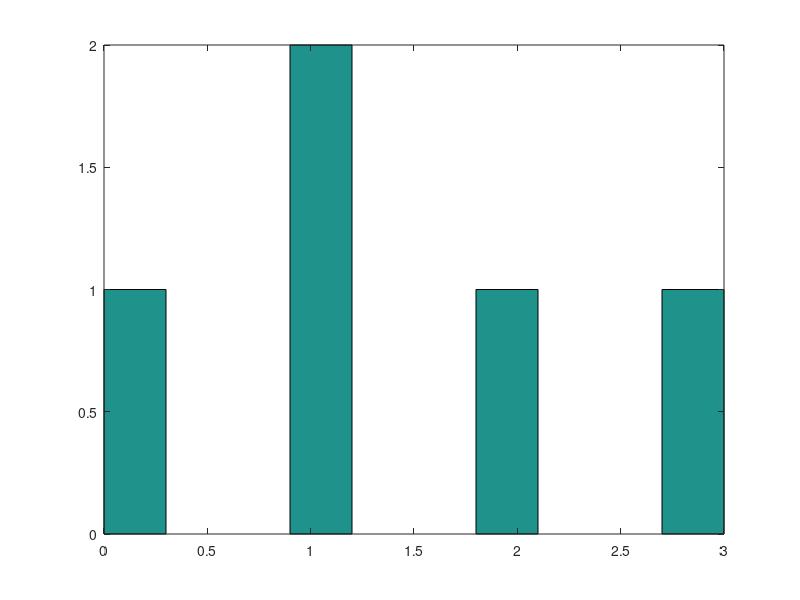

Recreate this plot in MATLAB.
%Application f.
clear all;
clc;
clf;
n=3;
p=0.5;
s=input("Enter the nr of times to run the experiment: ");
var=rand(3,s);
var<0.5;
hist(sum(rand(n,s)>0.5))